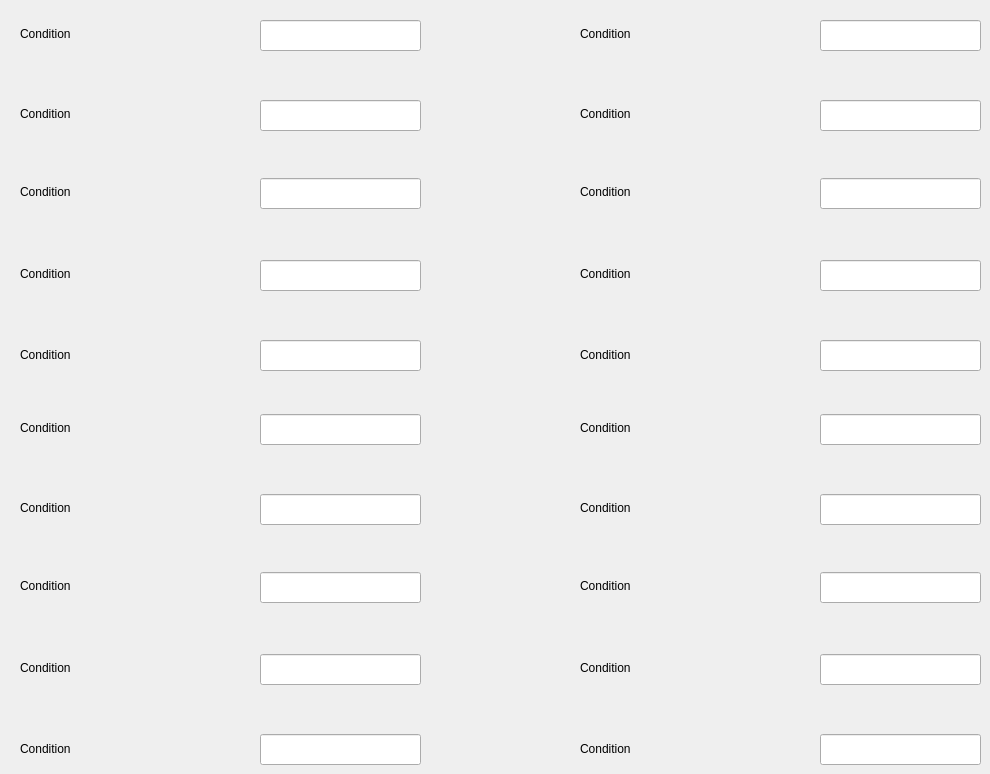
    <widget class="QWidget" name="main_game_1">
     <attribute name="title">
      <string>Main Game 1</string>
     </attribute>
     <widget class="QLabel" name="label_3">
      <property name="geometry">
       <rect>
        <x>20</x>
        <y>26</y>
        <width>161</width>
        <height>16</height>
       </rect>
      </property>
      <property name="text">
       <string>Condition </string>
      </property>
     </widget>
     <widget class="QLineEdit" name="cond_set_name_2">
      <property name="geometry">
       <rect>
        <x>260</x>
        <y>20</y>
        <width>161</width>
        <height>31</height>
       </rect>
      </property>
     </widget>
     <widget class="QLineEdit" name="cond_set_name_4">
      <property name="geometry">
       <rect>
        <x>260</x>
        <y>100</y>
        <width>161</width>
        <height>31</height>
       </rect>
      </property>
     </widget>
     <widget class="QLabel" name="label_5">
      <property name="geometry">
       <rect>
        <x>20</x>
        <y>106</y>
        <width>161</width>
        <height>16</height>
       </rect>
      </property>
      <property name="text">
       <string>Condition </string>
      </property>
     </widget>
     <widget class="QLineEdit" name="cond_set_name_6">
      <property name="geometry">
       <rect>
        <x>260</x>
        <y>178</y>
        <width>161</width>
        <height>31</height>
       </rect>
      </property>
     </widget>
     <widget class="QLabel" name="label_10">
      <property name="geometry">
       <rect>
        <x>20</x>
        <y>184</y>
        <width>161</width>
        <height>16</height>
       </rect>
      </property>
      <property name="text">
       <string>Condition </string>
      </property>
     </widget>
     <widget class="QLabel" name="label_12">
      <property name="geometry">
       <rect>
        <x>20</x>
        <y>266</y>
        <width>161</width>
        <height>16</height>
       </rect>
      </property>
      <property name="text">
       <string>Condition </string>
      </property>
     </widget>
     <widget class="QLineEdit" name="cond_set_name_8">
      <property name="geometry">
       <rect>
        <x>260</x>
        <y>260</y>
        <width>161</width>
        <height>31</height>
       </rect>
      </property>
     </widget>
     <widget class="QLabel" name="label_14">
      <property name="geometry">
       <rect>
        <x>20</x>
        <y>347</y>
        <width>161</width>
        <height>16</height>
       </rect>
      </property>
      <property name="text">
       <string>Condition </string>
      </property>
     </widget>
     <widget class="QLineEdit" name="cond_set_name_10">
      <property name="geometry">
       <rect>
        <x>260</x>
        <y>340</y>
        <width>161</width>
        <height>31</height>
       </rect>
      </property>
     </widget>
     <widget class="QLineEdit" name="cond_set_name_9">
      <property name="geometry">
       <rect>
        <x>260</x>
        <y>654</y>
        <width>161</width>
        <height>31</height>
       </rect>
      </property>
     </widget>
     <widget class="QLabel" name="label_9">
      <property name="geometry">
       <rect>
        <x>20</x>
        <y>500</y>
        <width>161</width>
        <height>16</height>
       </rect>
      </property>
      <property name="text">
       <string>Condition </string>
      </property>
     </widget>
     <widget class="QLineEdit" name="cond_set_name_5">
      <property name="geometry">
       <rect>
        <x>260</x>
        <y>494</y>
        <width>161</width>
        <height>31</height>
       </rect>
      </property>
     </widget>
     <widget class="QLineEdit" name="cond_set_name_11">
      <property name="geometry">
       <rect>
        <x>260</x>
        <y>734</y>
        <width>161</width>
        <height>31</height>
       </rect>
      </property>
     </widget>
     <widget class="QLabel" name="label_15">
      <property name="geometry">
       <rect>
        <x>20</x>
        <y>741</y>
        <width>161</width>
        <height>16</height>
       </rect>
      </property>
      <property name="text">
       <string>Condition </string>
      </property>
     </widget>
     <widget class="QLabel" name="label_4">
      <property name="geometry">
       <rect>
        <x>20</x>
        <y>420</y>
        <width>161</width>
        <height>16</height>
       </rect>
      </property>
      <property name="text">
       <string>Condition </string>
      </property>
     </widget>
     <widget class="QLabel" name="label_11">
      <property name="geometry">
       <rect>
        <x>20</x>
        <y>578</y>
        <width>161</width>
        <height>16</height>
       </rect>
      </property>
      <property name="text">
       <string>Condition </string>
      </property>
     </widget>
     <widget class="QLineEdit" name="cond_set_name_3">
      <property name="geometry">
       <rect>
        <x>260</x>
        <y>414</y>
        <width>161</width>
        <height>31</height>
       </rect>
      </property>
     </widget>
     <widget class="QLineEdit" name="cond_set_name_7">
      <property name="geometry">
       <rect>
        <x>260</x>
        <y>572</y>
        <width>161</width>
        <height>31</height>
       </rect>
      </property>
     </widget>
     <widget class="QLabel" name="label_13">
      <property name="geometry">
       <rect>
        <x>20</x>
        <y>660</y>
        <width>161</width>
        <height>16</height>
       </rect>
      </property>
      <property name="text">
       <string>Condition </string>
      </property>
     </widget>
     <widget class="QLineEdit" name="cond_set_name_44">
      <property name="geometry">
       <rect>
        <x>820</x>
        <y>340</y>
        <width>161</width>
        <height>31</height>
       </rect>
      </property>
     </widget>
     <widget class="QLineEdit" name="cond_set_name_45">
      <property name="geometry">
       <rect>
        <x>820</x>
        <y>572</y>
        <width>161</width>
        <height>31</height>
       </rect>
      </property>
     </widget>
     <widget class="QLabel" name="label_46">
      <property name="geometry">
       <rect>
        <x>580</x>
        <y>420</y>
        <width>161</width>
        <height>16</height>
       </rect>
      </property>
      <property name="text">
       <string>Condition </string>
      </property>
     </widget>
     <widget class="QLineEdit" name="cond_set_name_46">
      <property name="geometry">
       <rect>
        <x>820</x>
        <y>734</y>
        <width>161</width>
        <height>31</height>
       </rect>
      </property>
     </widget>
     <widget class="QLineEdit" name="cond_set_name_47">
      <property name="geometry">
       <rect>
        <x>820</x>
        <y>260</y>
        <width>161</width>
        <height>31</height>
       </rect>
      </property>
     </widget>
     <widget class="QLabel" name="label_47">
      <property name="geometry">
       <rect>
        <x>580</x>
        <y>741</y>
        <width>161</width>
        <height>16</height>
       </rect>
      </property>
      <property name="text">
       <string>Condition </string>
      </property>
     </widget>
     <widget class="QLineEdit" name="cond_set_name_48">
      <property name="geometry">
       <rect>
        <x>820</x>
        <y>494</y>
        <width>161</width>
        <height>31</height>
       </rect>
      </property>
     </widget>
     <widget class="QLabel" name="label_48">
      <property name="geometry">
       <rect>
        <x>580</x>
        <y>266</y>
        <width>161</width>
        <height>16</height>
       </rect>
      </property>
      <property name="text">
       <string>Condition </string>
      </property>
     </widget>
     <widget class="QLabel" name="label_49">
      <property name="geometry">
       <rect>
        <x>580</x>
        <y>106</y>
        <width>161</width>
        <height>16</height>
       </rect>
      </property>
      <property name="text">
       <string>Condition </string>
      </property>
     </widget>
     <widget class="QLineEdit" name="cond_set_name_49">
      <property name="geometry">
       <rect>
        <x>820</x>
        <y>20</y>
        <width>161</width>
        <height>31</height>
       </rect>
      </property>
     </widget>
     <widget class="QLabel" name="label_50">
      <property name="geometry">
       <rect>
        <x>580</x>
        <y>26</y>
        <width>161</width>
        <height>16</height>
       </rect>
      </property>
      <property name="text">
       <string>Condition </string>
      </property>
     </widget>
     <widget class="QLabel" name="label_51">
      <property name="geometry">
       <rect>
        <x>580</x>
        <y>578</y>
        <width>161</width>
        <height>16</height>
       </rect>
      </property>
      <property name="text">
       <string>Condition </string>
      </property>
     </widget>
     <widget class="QLineEdit" name="cond_set_name_50">
      <property name="geometry">
       <rect>
        <x>820</x>
        <y>178</y>
        <width>161</width>
        <height>31</height>
       </rect>
      </property>
     </widget>
     <widget class="QLabel" name="label_52">
      <property name="geometry">
       <rect>
        <x>580</x>
        <y>347</y>
        <width>161</width>
        <height>16</height>
       </rect>
      </property>
      <property name="text">
       <string>Condition </string>
      </property>
     </widget>
     <widget class="QLabel" name="label_53">
      <property name="geometry">
       <rect>
        <x>580</x>
        <y>184</y>
        <width>161</width>
        <height>16</height>
       </rect>
      </property>
      <property name="text">
       <string>Condition </string>
      </property>
     </widget>
     <widget class="QLabel" name="label_54">
      <property name="geometry">
       <rect>
        <x>580</x>
        <y>500</y>
        <width>161</width>
        <height>16</height>
       </rect>
      </property>
      <property name="text">
       <string>Condition </string>
      </property>
     </widget>
     <widget class="QLineEdit" name="cond_set_name_51">
      <property name="geometry">
       <rect>
        <x>820</x>
        <y>414</y>
        <width>161</width>
        <height>31</height>
       </rect>
      </property>
     </widget>
     <widget class="QLineEdit" name="cond_set_name_52">
      <property name="geometry">
       <rect>
        <x>820</x>
        <y>654</y>
        <width>161</width>
        <height>31</height>
       </rect>
      </property>
     </widget>
     <widget class="QLineEdit" name="cond_set_name_53">
      <property name="geometry">
       <rect>
        <x>820</x>
        <y>100</y>
        <width>161</width>
        <height>31</height>
       </rect>
      </property>
     </widget>
     <widget class="QLabel" name="label_55">
      <property name="geometry">
       <rect>
        <x>580</x>
        <y>660</y>
        <width>161</width>
        <height>16</height>
       </rect>
      </property>
      <property name="text">
       <string>Condition </string>
      </property>
     </widget>
    </widget>
